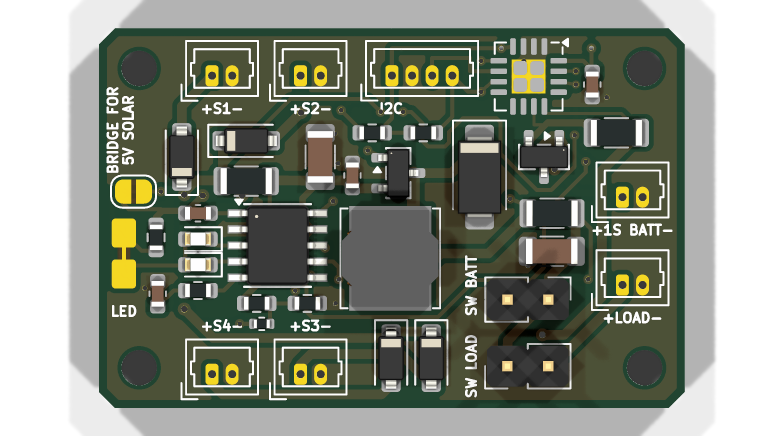
#> input picture docs/images/pcb-top.png, 1568 x 872 px, found by its file name (shown at 1/2 size)
$ python make-diagram.py
#> lines starting #> are read from the running program, lines starting #| are printed output that depends on the picture; after the words box and inside, x2 and y2 are one past the last pixel; in counts of white or black regions, pixels touching at a corner belong together
# SPDX-License-Identifier: MIT
# Draws docs/images/wiring-diagram.png: the board render with a callout per connector and the
# parts of a SNAP-style solar mesh node wired to them, in the style of the SNAP component map.
# Run with KiCad's Python (has Pillow + numpy) from the repo root, after refreshing pcb-top.png:
#   "C:\Program Files\KiCad\10.0\bin\python.exe" tools/make-diagram.py
import numpy as np
from PIL import Image, ImageDraw, ImageFont

W, H = 2000, 1580
BG = (13, 17, 23)
INK = (230, 237, 243)
DIM = (139, 148, 158)
CYAN, MAGENTA, YELLOW = (0, 229, 255), (255, 64, 200), (255, 214, 0)
ORANGE, GREEN, RED, BLUE = (255, 150, 40), (63, 230, 100), (255, 82, 82), (90, 160, 255)

FONTS = "C:/Windows/Fonts/"
title_font = ImageFont.truetype(FONTS + "seguibl.ttf", 58)
sub_font = ImageFont.truetype(FONTS + "consola.ttf", 22)
box_title = ImageFont.truetype(FONTS + "consolab.ttf", 23)
box_sub = ImageFont.truetype(FONTS + "consola.ttf", 17)
small = ImageFont.truetype(FONTS + "consola.ttf", 16)

BOARD_W_MM, BOARD_H_MM = 36.4, 23.6
# Mechanical data for the dimension drawing (Edge.Cuts and H1-H4 on the board)
CHAMFER_MM, HOLE_INSET_MM, HOLE_DIA_MM = 1.0, 2.5, 2.2
# Connector pad-row centres in board mm, from the board's top-left corner (abs 101.85, 100)
CONN = {
    "J1": (7.65, 2.95), "J2": (13.15, 2.95), "J3": (13.15, 21.5), "J4": (7.65, 21.5),
    "J5": (33.15, 10.5), "J6": (33.15, 15.95), "J7": (26.66, 16.86), "J8": (26.64, 21.0),
    "J9": (20.08, 2.95),
}

img = Image.new("RGB", (W, H), BG)
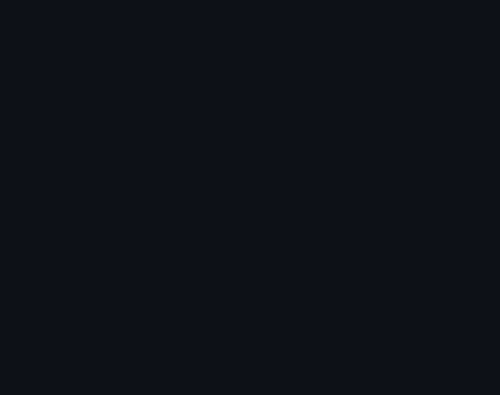
#> img: PIL image 2000x1580 RGB (shown at 1/4 size); mean R, G, B 13, 17, 23
d = ImageDraw.Draw(img)

# Title, in the style of the SNAP component map
d.text((70, 38), "SOLAR NODE  //  CHARGE MODULE", font=title_font, fill=INK)
d.line((70, 112, 980, 112), fill=CYAN, width=4)
d.text((70, 124), "v1.1 · CN3791 MPPT · INA3221 · 4 × Micro JST 1.25 solar in · 2.54mm switch headers · drop-in for SNAP v1.2",
       font=sub_font, fill=MAGENTA)

# Board render: crop to the board itself (non-transparent, non-shadow pixels)
render = Image.open("docs/images/pcb-top.png").convert("RGBA")
#> render is the input picture: PIL image 1568x872 RGBA; mean R, G, B, A 54.3, 59.9, 47.4, 175.8
a = np.asarray(render)
board_px = (a[:, :, 3] > 200) & (a[:, :, 1] > a[:, :, 0] + 8)  # opaque and green-dominant
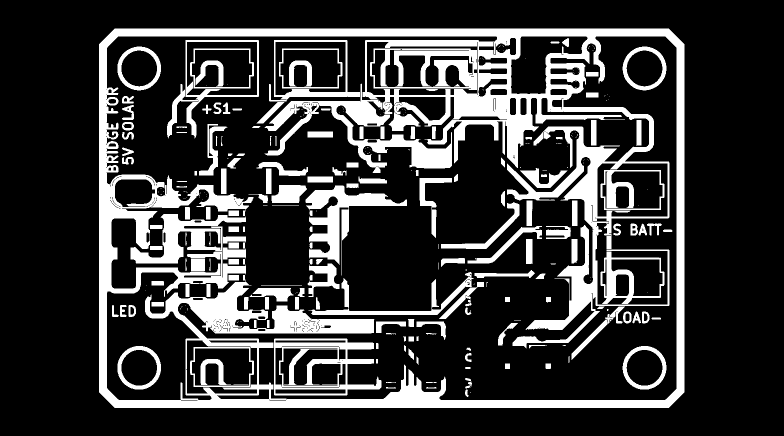
#> board_px: shape (872, 1568) bool (shown at 1/2 size); 21.9% white; 306 white regions (130 under 20 px), largest, box (x1, y1, x2, y2) and area: (198, 57, 1369, 816) 193264, (611, 371, 814, 551) 9768, (548, 677, 763, 791) 9148
ys, xs = np.nonzero(board_px)
board = render.crop((xs.min(), ys.min(), xs.max() + 1, ys.max() + 1))
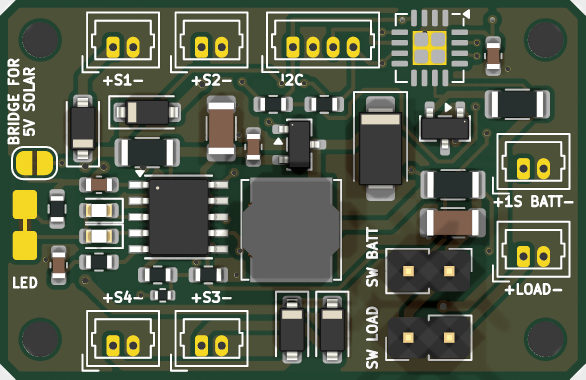
#> board: PIL image 1171x759 RGBA (shown at 1/2 size); mean R, G, B, A 83.6, 92.1, 72.9, 252.9; transparent parts drawn white
BX0, BY0, BW = 560, 390, 860
BH = round(BW * board.height / board.width)
board = board.resize((BW, BH), Image.LANCZOS)
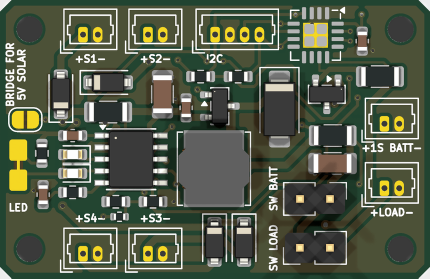
#> board: PIL image 860x557 RGBA (shown at 1/2 size); mean R, G, B, A 83.4, 91.9, 72.7, 252.9; transparent parts drawn white
img.paste(board, (BX0, BY0), board)
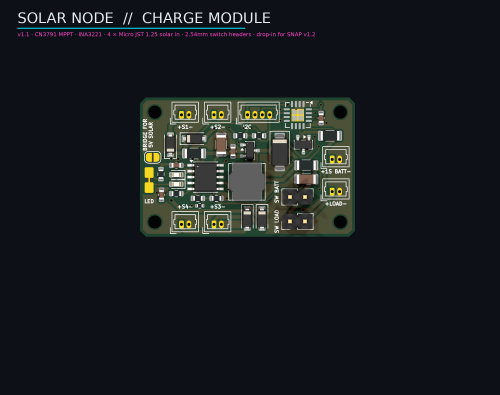
#> img: PIL image 2000x1580 RGB (shown at 1/4 size); mean R, G, B 24.8, 29.5, 31.9
d.rounded_rectangle((BX0 - 14, BY0 - 14, BX0 + BW + 14, BY0 + BH + 14), radius=10, outline=(48, 54, 61), width=2)


def at(ref):
    x, y = CONN[ref]
    return BX0 + x / BOARD_W_MM * BW, BY0 + y / BOARD_H_MM * BH


def callout(ref, box_xy, colour, title, sub, side):
    """Dot on the connector, leader line, and a neon-outlined label box (left or right side)."""
    cx, cy = at(ref)
    bx, by = box_xy
    tw = max(d.textlength(title, font=box_title), d.textlength(sub, font=box_sub))
    bw, bh = tw + 34, 66
    x0 = bx if side == "right" else bx - bw
    anchor = (x0, by + bh / 2) if side == "right" else (x0 + bw, by + bh / 2)
    d.line((cx, cy, anchor[0], anchor[1]), fill=colour, width=3)
    d.ellipse((cx - 7, cy - 7, cx + 7, cy + 7), outline=colour, width=3)
    d.rectangle((x0, by, x0 + bw, by + bh), fill=(18, 23, 31), outline=colour, width=2)
    d.rectangle((x0, by, x0 + 6, by + bh), fill=colour)
    d.text((x0 + 18, by + 8), title, font=box_title, fill=INK)
    d.text((x0 + 18, by + 39), sub, font=box_sub, fill=colour)
    return (x0, by, x0 + bw, by + bh)


def wire(points, colour, width=5):
    d.line(points, fill=colour, width=width, joint="curve")


def panel(x, y, w, h, label):
    """Small polycrystalline panel: dark blue cells on a silver grid."""
    d.rounded_rectangle((x, y, x + w, y + h), radius=6, fill=(26, 44, 92), outline=(170, 180, 195), width=3)
    for i in range(1, 6):
        gx = x + i * w / 6
        d.line((gx, y + 4, gx, y + h - 4), fill=(120, 140, 175), width=1)
    d.line((x + 4, y + h / 2, x + w - 4, y + h / 2), fill=(120, 140, 175), width=1)
    d.line((x + w * 0.5, y + 6, x + w * 0.5, y + h - 6), fill=(200, 205, 215), width=2)
    d.text((x, y + h + 8), label, font=small, fill=DIM)


def switch(x, y, label):
    """Latching panel-mount push switch, seen from the front."""
    d.ellipse((x, y, x + 64, y + 64), fill=(40, 44, 52), outline=(180, 186, 196), width=4)
    d.ellipse((x + 16, y + 16, x + 48, y + 48), fill=(70, 76, 88), outline=ORANGE, width=3)
    d.text((x + 80, y + 20), label, font=small, fill=DIM)


def jumper_cap(x, y):
    """2.54mm jumper cap seen from above, bridging the two header pins."""
    d.rounded_rectangle((x, y, x + 46, y + 24), radius=4, fill=(30, 30, 34), outline=(150, 156, 166), width=2)
    for px in (x + 12, x + 34):
        d.rectangle((px - 4, y + 8, px + 4, y + 16), fill=(212, 175, 55))


def cell18650(x, y):
    """18650 Li-ion cell lying on its side."""
    d.rounded_rectangle((x, y, x + 230, y + 66), radius=14, fill=(46, 160, 92), outline=(150, 230, 170), width=3)
    d.rectangle((x + 230, y + 18, x + 242, y + 48), fill=(190, 196, 206))
    d.text((x + 22, y + 10), "18650", font=box_title, fill=(10, 30, 18))
    d.text((x + 22, y + 38), "Li-ion 1S · 3.0–4.2 V", font=box_sub, fill=(10, 30, 18))


def node(x, y):
    """Mesh radio node: XIAO nRF52840 on a Wio-SX1262 LoRa board."""
    d.rounded_rectangle((x, y, x + 300, y + 190), radius=10, fill=(20, 40, 70), outline=BLUE, width=3)
    d.rounded_rectangle((x + 24, y + 26, x + 150, y + 120), radius=6, fill=(25, 25, 30), outline=(200, 200, 210), width=2)
    d.text((x + 34, y + 36), "XIAO", font=box_title, fill=INK)
    d.text((x + 34, y + 66), "nRF52840", font=box_sub, fill=DIM)
    d.rounded_rectangle((x + 165, y + 26, x + 280, y + 120), radius=6, fill=(30, 60, 40), outline=(160, 210, 170), width=2)
    d.text((x + 175, y + 36), "Wio-", font=box_title, fill=INK)
    d.text((x + 175, y + 66), "SX1262", font=box_sub, fill=DIM)
    d.line((x + 225, y + 26, x + 225, y - 60), fill=(60, 60, 66), width=10)  # antenna
    d.text((x + 24, y + 132), "Meshtastic / MeshCore", font=box_sub, fill=CYAN)
    d.text((x + 24, y + 156), "BAT pads · I2C SDA/SCL", font=box_sub, fill=DIM)


# Left side: solar panels -> J1..J4 (J1/J2 on the top edge, J3/J4 on the bottom edge)
panel(50, 330, 190, 104, "6V panel · 12 cells")
panel(50, 560, 190, 104, "6V panel · 12 cells")
callout("J1", (520, 300), YELLOW, "Solar_6V  J1, J2", "top edge · own 1N5819W each", "left")
#> in callout, `tw = max(d.textlength(title, font=box_title), d.textlength(sub, font=b..`: tw = 262.5
#> in callout, `bw, bh = tw + 34, 66`: bw = 296.5; bh = 66
#> in callout, `x0 = bx if side == "right" else bx - bw`: x0 = 223.5
#> in callout, `anchor = (x0, by + bh / 2) if side == "right" else (x0 + bw, by + bh /..`: anchor = (520, 333)
solar_box = callout("J4", (520, 820), YELLOW, "SOLAR IN  J1–J4", "up to 4 × 6V panels", "left")
#> solar_box = (308, 820, 520, 886)
for py in (382, 612):
    wire([(240, py), (270, py), (270, 853), (solar_box[0], 853)], RED, 4)

# Top: I2C to the node; right side, top to bottom in connector order: BATT, VOUT, SW_BATT, SW_LOAD
i2c = callout("J9", (1080, 230), CYAN, "I2C  J9", "INA3221 @ 0x42 → node", "right")
#> i2c = (1080, 230, 1324.4, 296)
node(1560, 110)
wire([(i2c[2], 263), (1560, 263)], CYAN, 5)
batt = callout("J5", (1480, 350), GREEN, "BATT  J5", "18650 cell, 0.8 A charge", "right")
#> batt = (1480, 350, 1721.5, 416)
cell18650(1500, 440)
wire([(1615, batt[3]), (1615, 440)], GREEN, 4)
vout = callout("J6", (1480, 560), RED, "VOUT  J6", "battery power to the node", "right")
#> vout = (1480, 560, 1737.7, 626)
wire([(vout[2], 593), (1950, 593), (1950, 205), (1860, 205)], RED, 5)
sw_batt = callout("J7", (1480, 800), ORANGE, "SW_BATT  J7", "2.54mm header · battery cut-off", "right")
#> sw_batt = (1480, 800, 1789.3, 866)
sw_load = callout("J8", (1480, 910), ORANGE, "SW_LOAD  J8", "2.54mm header · node power", "right")
#> sw_load = (1480, 910, 1766.9, 976)
SWX = 1850  # switch column, right of the widest callout box
switch(SWX, 801, "")
switch(SWX, 911, "")
d.text((SWX + 32 - d.textlength("panel-mount SPST ≥1A", font=small) / 2, 772), "panel-mount SPST ≥1A", font=small, fill=DIM)
jumper_cap(SWX + 9, 990)
d.text((SWX + 32 - d.textlength("or a jumper cap", font=small) / 2, 1020), "or a jumper cap", font=small, fill=DIM)
wire([(sw_batt[2], 833), (SWX, 833)], ORANGE, 4)
wire([(sw_load[2], 943), (SWX, 943)], ORANGE, 4)

# ---------- Board dimensions: outline drawing, to scale ----------
DY = 1120  # top of the dimension strip
d.line((70, DY, W - 70, DY), fill=(48, 54, 61), width=2)
d.text((70, DY + 28), "BOARD DIMENSIONS", font=box_title, fill=INK)
d.text((70, DY + 60), "all in mm · top view", font=box_sub, fill=CYAN)
S = 11.0  # px per mm
OX, OY = 600, DY + 95
bw, bh, c = BOARD_W_MM * S, BOARD_H_MM * S, CHAMFER_MM * S
d.polygon([(OX + c, OY), (OX + bw - c, OY), (OX + bw, OY + c), (OX + bw, OY + bh - c),
           (OX + bw - c, OY + bh), (OX + c, OY + bh), (OX, OY + bh - c), (OX, OY + c)],
          fill=(24, 44, 30), outline=INK, width=3)
hi, hr = HOLE_INSET_MM * S, HOLE_DIA_MM * S / 2
holes = [(OX + hi, OY + hi), (OX + bw - hi, OY + hi), (OX + hi, OY + bh - hi), (OX + bw - hi, OY + bh - hi)]
for hx, hy in holes:
    d.ellipse((hx - hr, hy - hr, hx + hr, hy + hr), fill=BG, outline=INK, width=2)
    d.line((hx - hr - 5, hy, hx + hr + 5, hy), fill=DIM, width=1)
    d.line((hx, hy - hr - 5, hx, hy + hr + 5), fill=DIM, width=1)


def dim_h(x0, x1, y, from_y, text, colour):
    """Horizontal dimension at height y, with extension lines from from_y."""
    for x in (x0, x1):
        d.line((x, from_y, x, y + (6 if y > from_y else -6)), fill=colour, width=1)
        d.line((x - 5, y + 5, x + 5, y - 5), fill=colour, width=2)
    d.line((x0, y, x1, y), fill=colour, width=2)
    tw = d.textlength(text, font=box_sub)
    tx, ty = (x0 + x1) / 2 - tw / 2, y - 9
    d.rectangle((tx - 6, ty - 2, tx + tw + 6, ty + 20), fill=BG)
    d.text((tx, ty), text, font=box_sub, fill=colour)


def dim_v(y0, y1, x, from_x, text, colour):
    """Vertical dimension at x, with extension lines from from_x; the text sits on the outer side."""
    for y in (y0, y1):
        d.line((from_x, y, x + (6 if x > from_x else -6), y), fill=colour, width=1)
        d.line((x - 5, y + 5, x + 5, y - 5), fill=colour, width=2)
    d.line((x, y0, x, y1), fill=colour, width=2)
    tw = d.textlength(text, font=box_sub)
    tx = x + 10 if x > from_x else x - 10 - tw
    d.text((tx, (y0 + y1) / 2 - 9), text, font=box_sub, fill=colour)


dim_h(OX, OX + bw, OY - 34, OY, "36.4", INK)                                    # board width
#> in dim_h, `tw = d.textlength(text, font=box_sub)`: tw = 37.84
#> in dim_h, `tx, ty = (x0 + x1) / 2 - tw / 2, y - 9`: tx = 781.3; ty = 1172
dim_h(holes[2][0], holes[3][0], OY + bh + 34, holes[2][1], "31.4", YELLOW)      # hole centres, across
dim_v(OY, OY + bh, OX - 34, OX, "23.6", INK)                                    # board height
#> in dim_v, `tw = d.textlength(text, font=box_sub)`: tw = 37.84
#> in dim_v, `tx = x + 10 if x > from_x else x - 10 - tw`: tx = 518.2
dim_v(holes[1][1], holes[3][1], OX + bw + 34, holes[1][0], "18.6", YELLOW)      # hole centres, down
# Hole callout, from the top-right hole
lx, ly = OX + bw + 150, OY + 6
d.line((holes[1][0] + hr * 0.7, holes[1][1] - hr * 0.7, lx - 12, ly + 12), fill=YELLOW, width=2)
NX = lx
for i, (text, colour) in enumerate((
        ("4 × Ø2.2 mounting holes for M2 screws, not plated", YELLOW),
        ("hole centres 2.5 from each edge · 31.4 × 18.6 apart", YELLOW),
        ("", INK),
        ("Outline 36.4 × 23.6, four 1 × 45° corner chamfers", INK),
        ("PCB 1.6 thick, 2 layers · parts on the top side only", INK),
        ("Solder pins of the through-hole connectors stick out the back", DIM))):
    d.text((NX, ly + i * 30), text, font=box_sub, fill=colour)

d.text((70, H - 50), "Replaces the CN3158 module, discrete Schottky diodes and loose wiring of a SNAP v1.2 build.",
       font=small, fill=DIM)
d.text((W - 300, H - 50), "JAISORGADGETS", font=box_title, fill=CYAN)
img.save("docs/images/wiring-diagram.png", optimize=True)
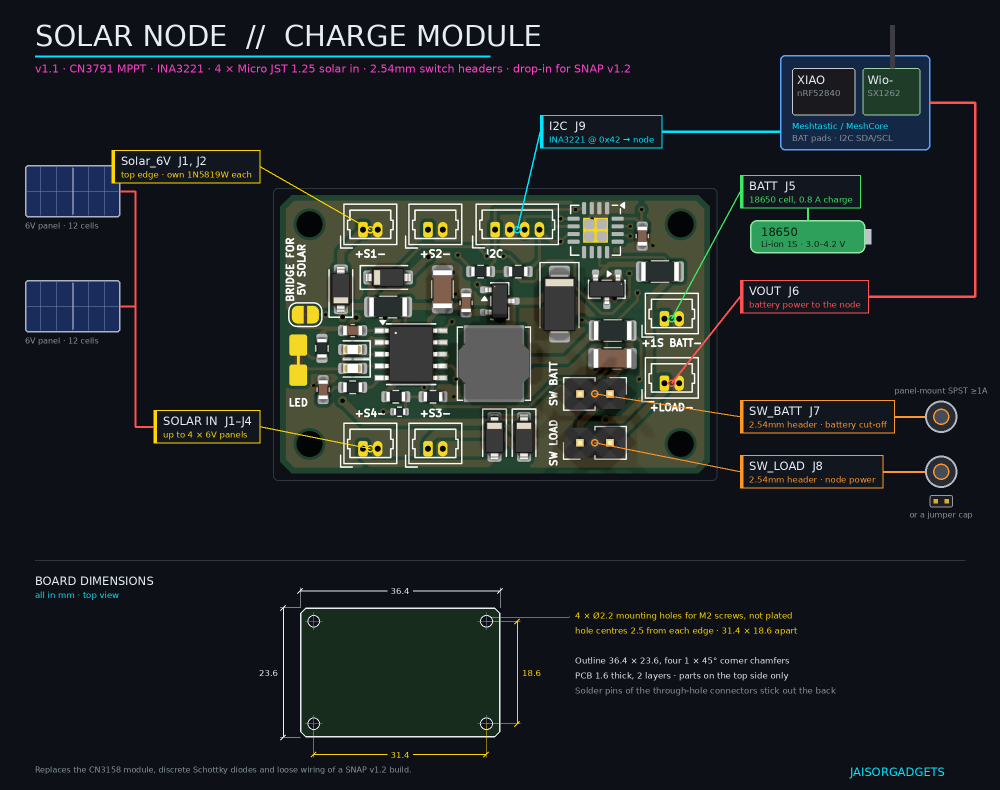
#> saved as wiring-diagram.png: PIL image 2000x1580 RGB (shown at 1/2 size); mean R, G, B 29.8, 35.6, 36.8
print("wrote docs/images/wiring-diagram.png", img.size)
#| wrote docs/images/wiring-diagram.png (2000, 1580)

$ run again, with docs/images/pcb-bottom.png copied over docs/images/pcb-top.png
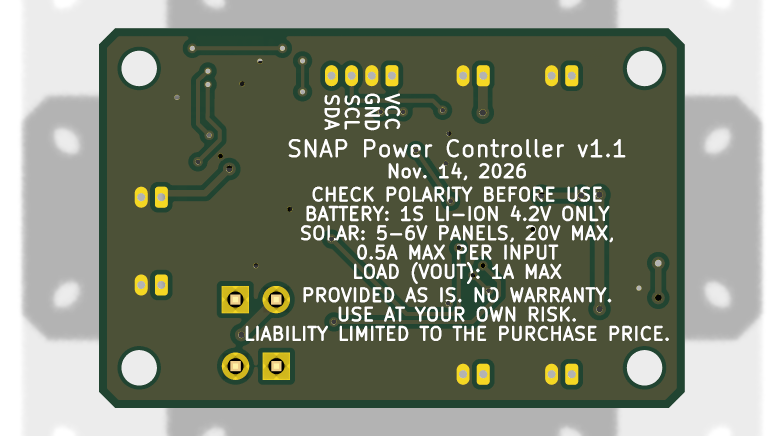
#> input picture docs/images/pcb-bottom.png, 1568 x 872 px, found by its file name (shown at 1/2 size)
#> render is the input picture: PIL image 1568x872 RGBA; mean R, G, B, A 54.3, 59.7, 43, 177.3
#> `board_px = (a[:, :, 3] > 200) & (a[:, :, 1] > a[:, :, 0] + 8)`:
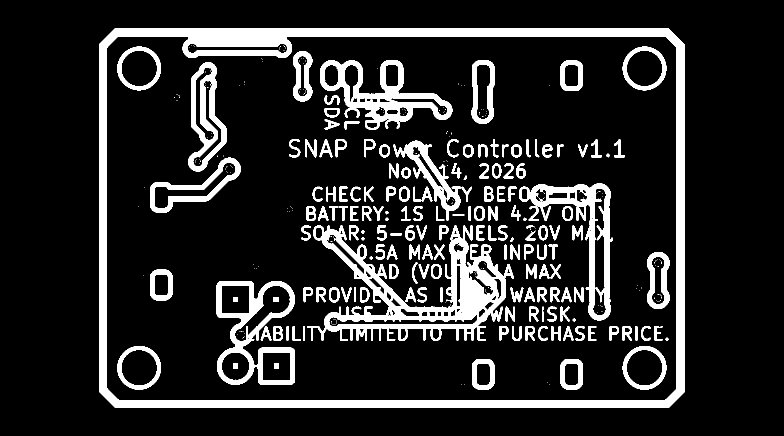
#> board_px: shape (872, 1568) bool (shown at 1/2 size); 14.5% white; 369 white regions (203 under 20 px), largest, box (x1, y1, x2, y2) and area: (198, 57, 1369, 816) 66296, (615, 451, 1028, 682) 27400, (640, 121, 905, 260) 11104
#> in callout, `tw = max(d.textlength(title, font=box_title), d.textlength(sub, font=b..`: tw = 262.5
#> bw = 296.5; bh = 66
#> x0 = 223.5
#> anchor = (520, 333)
#> solar_box = (308, 820, 520, 886)
#> i2c = (1080, 230, 1324.4, 296)
#> batt = (1480, 350, 1721.5, 416)
#> vout = (1480, 560, 1737.7, 626)
#> sw_batt = (1480, 800, 1789.3, 866)
#> sw_load = (1480, 910, 1766.9, 976)
#> in dim_h, `tw = d.textlength(text, font=box_sub)`: tw = 37.84
#> in dim_h, `tx, ty = (x0 + x1) / 2 - tw / 2, y - 9`: tx = 781.3; ty = 1172
#> in dim_v, `tw = d.textlength(text, font=box_sub)`: tw = 37.84
#> in dim_v, `tx = x + 10 if x > from_x else x - 10 - tw`: tx = 518.2
#> `img.save("docs/images/wiring-diagram.png", optimize=True)`:
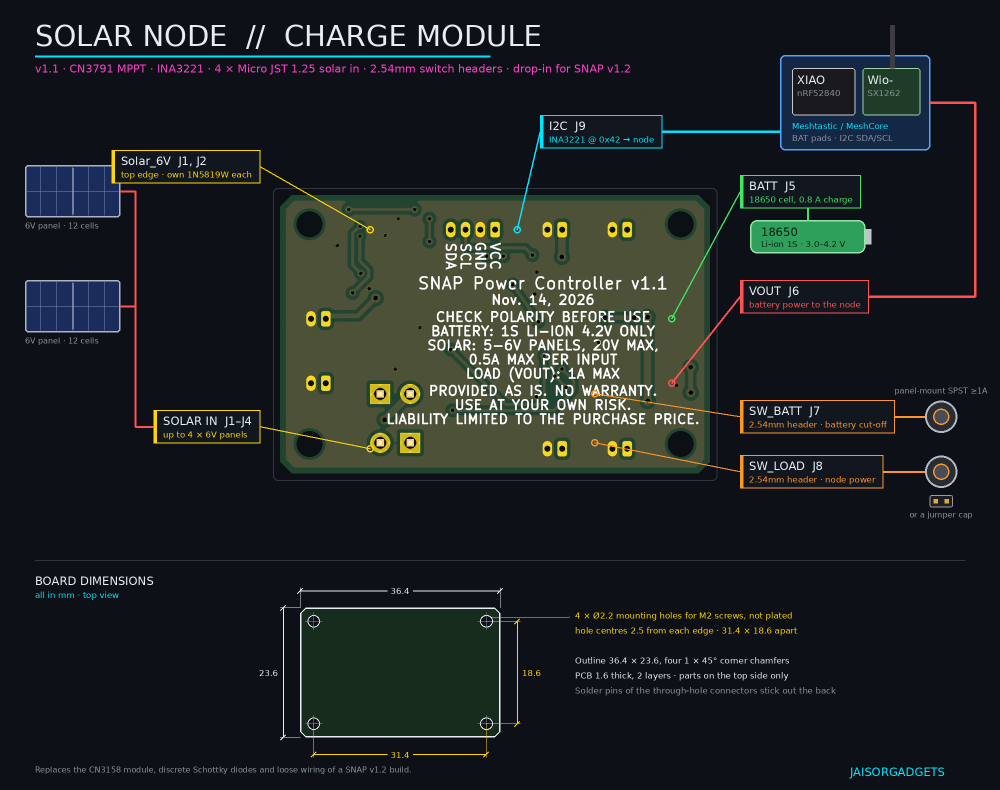
#> saved as wiring-diagram.png: PIL image 2000x1580 RGB (shown at 1/2 size); mean R, G, B 29.8, 35.6, 35.8
#| wrote docs/images/wiring-diagram.png (2000, 1580)
